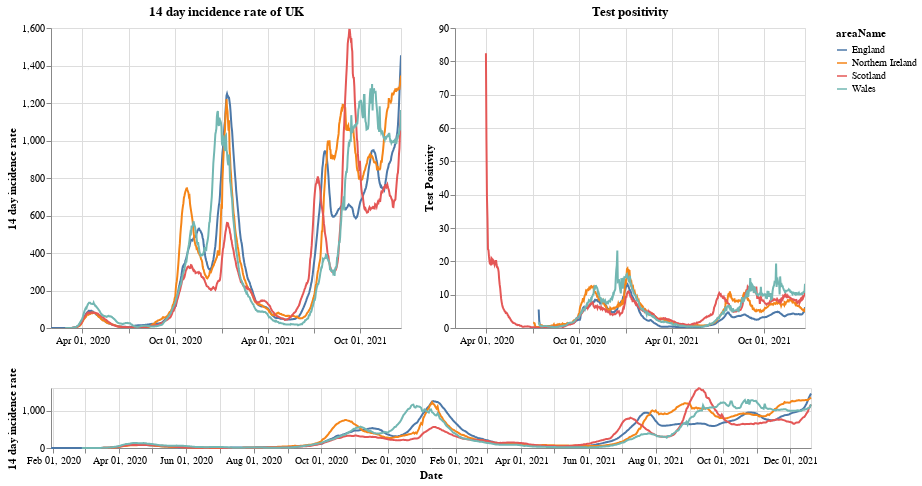

Notebook cell for this chart:
### Markdown cell above
# Plots

First a plot with each country in the UK. The top right shows the positivity rate for (which is the percentage of registered tests which were positive) while the top left is the 14 day incidence rate. The bottom chart can be used to select the timeframe (does not work on a mobile device).

### Code cell
#collapse
brush = alt.selection(type='interval', name='DateBrush',encodings=['x'],fields=['Time'])
leg_selection = alt.selection_multi(fields=['areaName'], bind='legend')

base = alt.Chart(uk_cases).mark_line().encode(
    x=alt.X("yearmonthdate(date):T", axis=alt.Axis(title='Date')),
    y=alt.Y("twoWeeklyCasesRate:Q", axis=alt.Axis(title='14 day incidence rate')),
    tooltip=['areaName', 'date','twoWeeklyCasesRate', 'testPositivity'],
    color='areaName',
    opacity=alt.condition(leg_selection, alt.value(2), alt.value(0.1))
).add_selection(leg_selection).properties(width=350)

upper = base.encode(alt.X('yearmonthdate(date):T', axis=alt.Axis(title=''),
                         scale=alt.Scale(domain=brush))
                   ).properties(title=f'14 day incidence rate of UK')
upper_right = upper.encode(alt.Y('testPositivity:Q', axis=alt.Axis(title='Test Positivity'))).properties(title='Test positivity')
lower = base.properties(height=60, width = 760).add_selection(brush)

(upper | upper_right) & lower

### Figure 1 — Vega-Lite specification as saved in the notebook (floating-point values rounded to 4 significant figures; data arrays with more than 128 entries replaced by an {"elided": "..."} marker saying what was removed)
{"config": {"view": {"continuousWidth": 400, "continuousHeight": 300}}, "vconcat": [{"hconcat": [{"mark": "line", "encoding": {"color": {"type": "nominal", "field": "areaName"}, "opacity": {"condition": {"value": 2, "selection": "selector001"}, "value": 0.1}, "tooltip": [{"type": "nominal", "field": "areaName"}, {"type": "temporal", "field": "date"}, {"type": "quantitative", "field": "twoWeeklyCasesRate"}, {"type": "quantitative", "field": "testPositivity"}], "x": {"type": "temporal", "axis": {"title": ""}, "field": "date", "scale": {"domain": {"selection": "DateBrush"}}, "timeUnit": "yearmonthdate"}, "y": {"type": "quantitative", "axis": {"title": "14 day incidence rate"}, "field": "twoWeeklyCasesRate"}}, "selection": {"selector001": {"type": "multi", "fields": ["areaName"], "bind": "legend"}}, "title": "14 day incidence rate of UK", "width": 350}, {"mark": "line", "encoding": {"color": {"type": "nominal", "field": "areaName"}, "opacity": {"condition": {"value": 2, "selection": "selector001"}, "value": 0.1}, "tooltip": [{"type": "nominal", "field": "areaName"}, {"type": "temporal", "field": "date"}, {"type": "quantitative", "field": "twoWeeklyCasesRate"}, {"type": "quantitative", "field": "testPositivity"}], "x": {"type": "temporal", "axis": {"title": ""}, "field": "date", "scale": {"domain": {"selection": "DateBrush"}}, "timeUnit": "yearmonthdate"}, "y": {"type": "quantitative", "axis": {"title": "Test Positivity"}, "field": "testPositivity"}}, "selection": {"selector001": {"type": "multi", "fields": ["areaName"], "bind": "legend"}}, "title": "Test positivity", "width": 350}]}, {"mark": "line", "encoding": {"color": {"type": "nominal", "field": "areaName"}, "opacity": {"condition": {"value": 2, "selection": "selector001"}, "value": 0.1}, "tooltip": [{"type": "nominal", "field": "areaName"}, {"type": "temporal", "field": "date"}, {"type": "quantitative", "field": "twoWeeklyCasesRate"}, {"type": "quantitative", "field": "testPositivity"}], "x": {"type": "temporal", "axis": {"title": "Date"}, "field": "date", "timeUnit": "yearmonthdate"}, "y": {"type": "quantitative", "axis": {"title": "14 day incidence rate"}, "field": "twoWeeklyCasesRate"}}, "height": 60, "selection": {"selector001": {"type": "multi", "fields": ["areaName"], "bind": "legend"}, "DateBrush": {"type": "interval", "encodings": ["x"], "fields": ["Time"]}}, "width": 760}], "data": {"name": "data-55d6bc6fafe4c95519e2d2a6dad2bfe4"}, "$schema": "https://vega.github.io/schema/vega-lite/v4.8.1.json", "datasets": {"data-55d6bc6fafe4c95519e2d2a6dad2bfe4": {"elided": "2672 records"}}}
